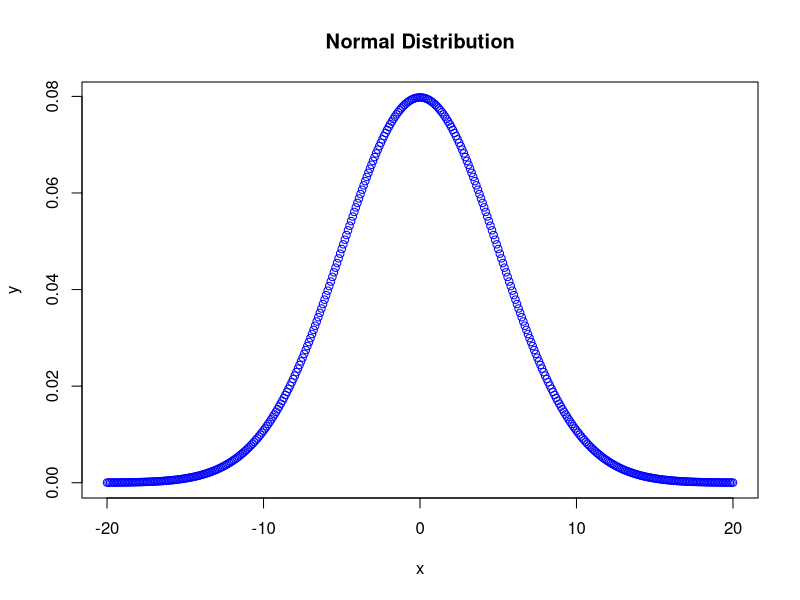

Generate this figure with R: (Note: this script raises an error after producing the figure.)
#Author DataFlair
x <- seq(-20, 20, by = .1)
y <- dnorm(x, mean = 0, sd = 5.0)
plot(x,y, main = "Normal Distribution", col = "blue")

dnorm_limit <- function(x) {
  y <- dnorm(x)
  y[x < 0  |  x > 2] <- NA
  return(y)
}

base <- ggplot() + xlim(-10, 10)
p <- base +
      geom_function(aes(colour = "Population 1"), fun = dnorm, args = list(mean = -3, sd = 2), size = 2) +
      geom_function(aes(colour = "Population 2"), fun = dnorm, args = list(mean = 3, sd = 2), size = 2) +
      geom_ribbon() +
      theme_classic()

criticalValues <- qnorm(c(.025,.975))

shadeNormalTwoTailedLeft <- rbind(c(criticalValues[1],0), subset(normalDistribution, x < criticalValues[1]))

shadeNormalTwoTailedRight <- rbind(c(criticalValues[2],0), subset(normalDistribution, x > criticalValues[2]), c(3,0))
